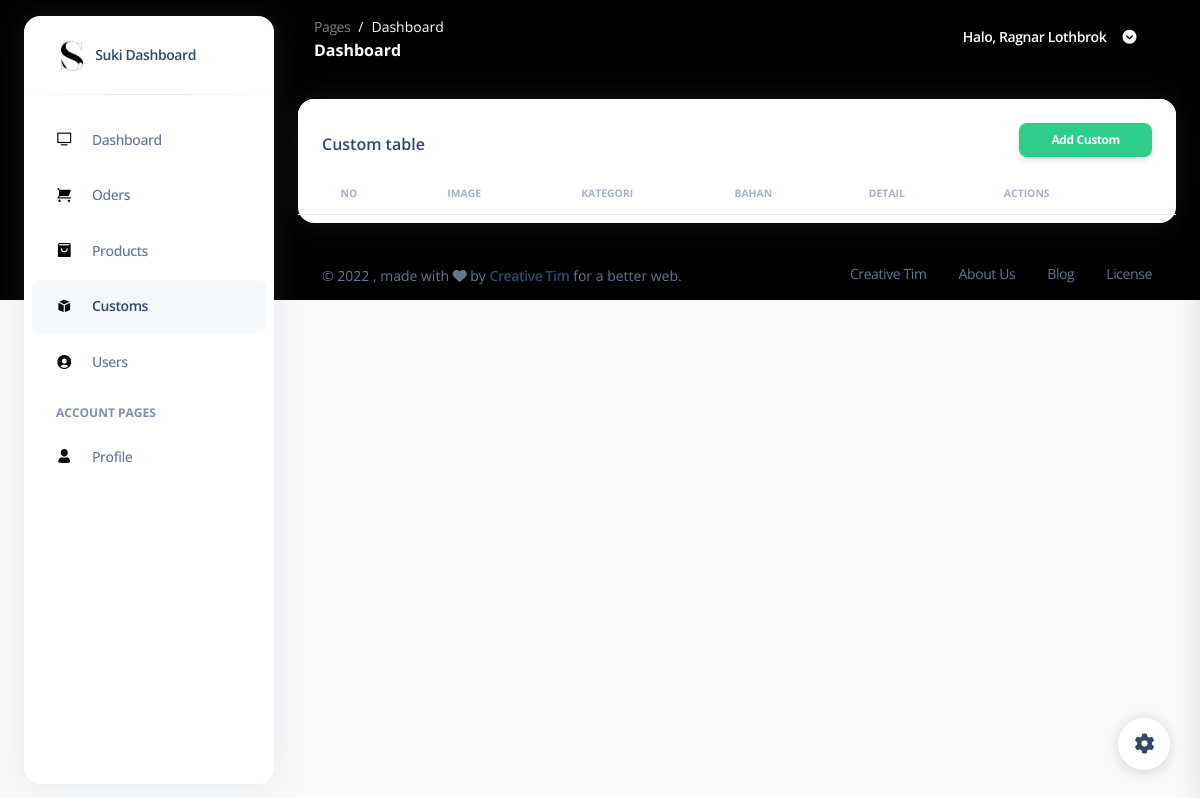
Page /pages/customs.view.php on the earlier database version.
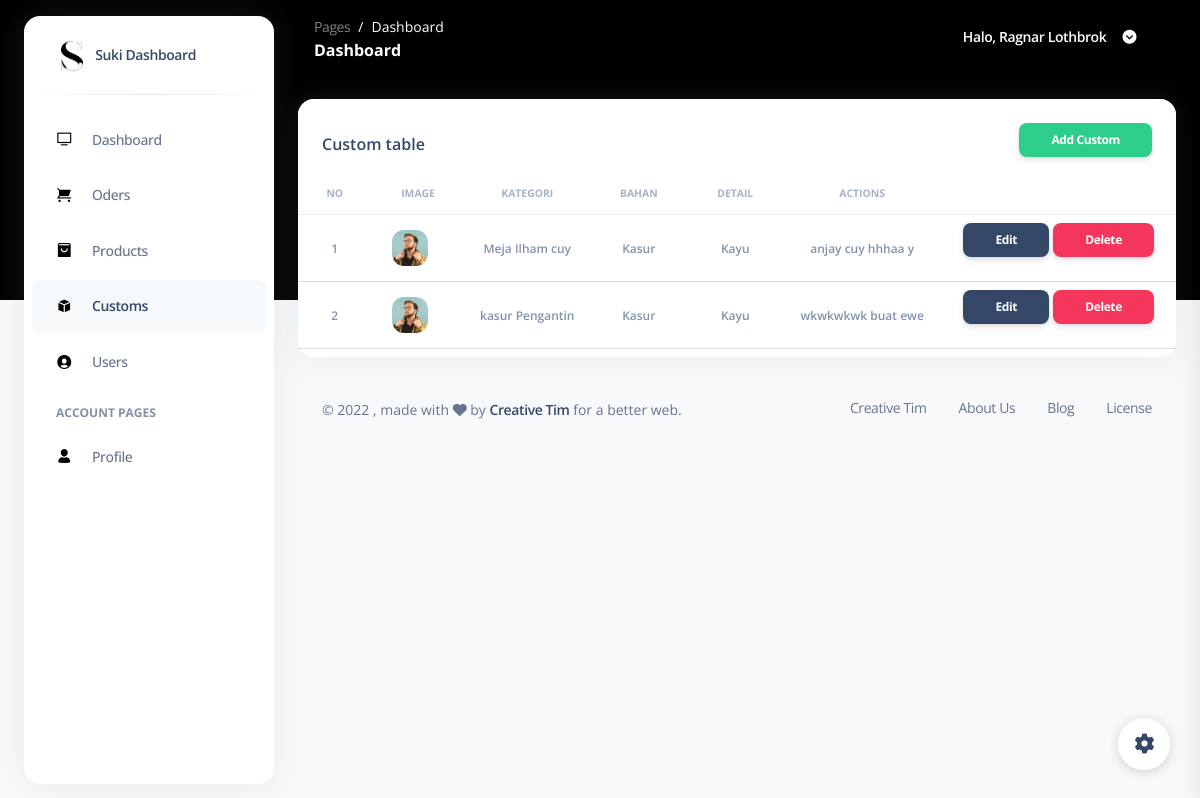
Same page on the later database version.
### tables this page shows
CREATE TABLE `tb_custom` (
  `id` int(2) NOT NULL,
  `image` varchar(1) NOT NULL,
  `nama` varchar(50) NOT NULL,
  `kategori` int(2) NOT NULL,
  `bahan` int(2) NOT NULL,
  `detail` varchar(1000) NOT NULL
);

CREATE TABLE `tb_kategori` (
  `id` int(2) NOT NULL,
  `nama` varchar(10) NOT NULL
);

CREATE TABLE `tb_bahan` (
  `id` int(2) NOT NULL,
  `bahan` varchar(10) NOT NULL
);

### pages/customs.view.php (the view, shortened to what this page needs)
<?php
require("./koneksi.php");
?>
<!DOCTYPE html>
<html lang="en">
<head>
  <link href="../assets/css/nucleo-icons.css" rel="stylesheet" />
  <link href="../assets/css/nucleo-svg.css" rel="stylesheet" />
  <link href="../assets/css/nucleo-svg.css" rel="stylesheet" />
  <link id="pagestyle" href="../assets/css/argon-dashboard.css" rel="stylesheet" />
</head>
<body class="g-sidenav-show bg-gray-100">
  <aside class="sidenav bg-white navbar navbar-vertical navbar-expand-xs border-0 border-radius-xl my-3 fixed-start ms-4" id="sidenav-main">
    <div class="sidenav-header">
      <a class="navbar-brand m-0" href="/pages/dashboard.html">
        <img src="../assets/images/icon.png" class="navbar-brand-img h-100" alt="main_logo" />
        <span class="ms-1 font-weight-bold">Suki Dashboard</span>
      </a>
    </div>
    <hr class="horizontal dark mt-0" />
    <div class="collapse navbar-collapse w-auto" id="sidenav-collapse-main">
      <ul class="navbar-nav">
        <li class="nav-item">
          <a class="nav-link" href="./dashboard.view.php">
            <div class="icon icon-shape icon-sm border-radius-md text-center me-2 d-flex align-items-center justify-content-center">
              <i class="ni ni-tv-2 text-warning text-sm opacity-10"></i>
            </div>
            <span class="nav-link-text ms-1">Dashboard</span>
          </a>
        </li>
        <li class="nav-item">
          <a class="nav-link" href="./orders.view.php">
            <div class="icon icon-shape icon-sm border-radius-md text-center me-2 d-flex align-items-center justify-content-center">
              <i class="ni ni-cart text-warning text-sm opacity-10"></i>
            </div>
            <span class="nav-link-text ms-1">Oders</span>
          </a>
        </li>
        <li class="nav-item">
          <a class="nav-link" href="./products.view.php">
            <div class="icon icon-shape icon-sm border-radius-md text-center me-2 d-flex align-items-center justify-content-center">
              <i class="ni ni-bag-17 text-warning text-sm opacity-10"></i>
            </div>
            <span class="nav-link-text ms-1">Products</span>
          </a>
        </li>
        <li class="nav-item">
          <a class="nav-link active" href="./customs.view.php">
            <div class="icon icon-shape icon-sm border-radius-md text-center me-2 d-flex align-items-center justify-content-center">
              <i class="ni ni-app text-warning text-sm opacity-10"></i>
            </div>
            <span class="nav-link-text ms-1">Customs</span>
          </a>
        </li>
        <li class="nav-item">
          <a class="nav-link" href="./users.view.php">
            <div class="icon icon-shape icon-sm border-radius-md text-center me-2 d-flex align-items-center justify-content-center">
              <i class="ni ni-circle-08 text-warning text-sm opacity-10"></i>
            </div>
            <span class="nav-link-text ms-1">Users</span>
          </a>
        </li>
        <li class="nav-item mt-3">
          <h6 class="ps-4 ms-2 text-uppercase text-xs font-weight-bolder opacity-6">
            Account pages
          </h6>
        </li>
        <li class="nav-item">
          <a class="nav-link" href="./profile.view.php">
            <div class="icon icon-shape icon-sm border-radius-md text-center me-2 d-flex align-items-center justify-content-center">
              <i class="ni ni-single-02 text-warning text-sm opacity-10"></i>
            </div>
            <span class="nav-link-text ms-1">Profile</span>
          </a>
        </li>
      </ul>
    </div>
  </aside>
  <main class="main-content position-relative border-radius-lg">
    <nav class="navbar navbar-main navbar-expand-lg px-0 mx-4 shadow-none border-radius-xl" id="navbarBlur" data-scroll="false">
      <div class="container-fluid py-1 px-3">
        <nav aria-label="breadcrumb">
          <ol class="breadcrumb bg-transparent mb-0 pb-0 pt-1 px-0 me-sm-6 me-5">
            <li class="breadcrumb-item text-sm">
              <a class="opacity-5 text-white" href="javascript:;">Pages</a>
            </li>
            <li class="breadcrumb-item text-sm text-white active" aria-current="page">
              Dashboard
            </li>
          </ol>
          <h6 class="font-weight-bolder text-white mb-0">Dashboard</h6>
        </nav>
        <div class="collapse navbar-collapse mt-sm-0 mt-2 me-md-0 me-sm-4" id="navbar">
          <ul class="ms-md-auto pe-md-3 d-flex align-items-center navbar-nav justify-content-end">
            <li class="nav-item px-3 d-flex align-items-center">
              <a href="javascript:;" class="nav-link text-white font-weight-bold px-0">
                <span class="d-sm-inline d-none">Halo, Ragnar Lothbrok</span>
              </a>
            </li>
            <li class="nav-item dropdown pe-2 d-flex align-items-center">
              <a href="javascript:;" class="nav-link text-white p-0" id="dropdownMenuButton" data-bs-toggle="dropdown" aria-expanded="false">
                <i class="fa fa-chevron-circle-down cursor-pointer"></i>
              </a>
            </li>
          </ul>
        </div>
      </div>
    </nav>
    <div class="container-fluid py-4">
      <div class="row">
        <div class="col-12">
          <div class="card mb-4">
            <div class="card-header pb-0">
              <div class="d-flex align-items-center">
                <h6>Custom table</h6>
                <button class="btn btn-success btn-sm ms-auto " data-modal-target="#modal-add">
                  Add Custom
                </button>
              </div>
            </div>
            <div class="card-body px-0 pt-0 pb-2">
              <div class="table-responsive p-0">
                <table class="table align-items-center mb-0">
                  <thead>
                    <tr>
                      <th class="text-center text-uppercase text-secondary text-xxs font-weight-bolder opacity-7">
                        No
                      </th>
                      <th class="text-center text-uppercase text-secondary text-xxs font-weight-bolder opacity-7">
                        Image
                      </th>
                      <th class="text-center text-uppercase text-secondary text-xxs font-weight-bolder opacity-7">
                        Kategori
                      </th>
                      <th class="text-center text-uppercase text-secondary text-xxs font-weight-bolder opacity-7">
                        Bahan
                      </th>
                      <th class="text-center text-uppercase text-secondary text-xxs font-weight-bolder opacity-7">
                        Detail
                      </th>
                      <th class="text-center text-uppercase text-secondary text-xxs font-weight-bolder opacity-7">
                        Actions
                      </th>
                      <th></th>
                    </tr>
                  </thead>
                  <?php
                  $query  = "SELECT tb_custom.id, tb_custom.nama, tb_kategori.nama AS kategori, tb_bahan.bahan AS bahan, tb_custom.detail FROM tb_custom INNER JOIN tb_bahan ON tb_custom.bahan=tb_bahan.id INNER JOIN tb_kategori ON tb_custom.kategori=tb_kategori.id;";
                  $result = mysqli_query($koneksi, $query);
                  $no     = 1;
                  while ($row = mysqli_fetch_array($result)) {
                    $customName   = $row['nama'];
                    $customKategori  = $row['kategori'];
                    $customBahan  = $row['bahan'];
                    $customDetail = $row['detail'];
                  ?>
                    <tbody>
                      <tr>
                        <td class="align-middle text-center">
                          <span class="text-secondary text-xs font-weight-bold"><?php echo $no; ?></span>
                        </td>
                        <td class="align-middle text-center">
                          <img src="../assets/img/team-3.jpg" class="avatar avatar-sm me-3" alt="user1" />
                        </td>
                        <td class="align-middle text-center">
                          <span class="text-secondary text-xs font-weight-bold"><?php echo $customName; ?></span>
                        </td>
                        <td class="align-middle text-center">
                          <span class="text-secondary text-xs font-weight-bold"><?php echo $customKategori; ?></span>
                        </td>
                        <td class="align-middle text-center">
                          <span class="text-secondary text-xs font-weight-bold"><?php echo $customBahan; ?></span>
                        </td>
                        <td class="align-middle text-center">
                          <span class="text-secondary text-xs font-weight-bold"><?php echo $customDetail; ?></span>
                        </td>
                        <td class="align-middle text-center">
                          <button class="btn btn-dark btn-sm ms-auto" data-modal-target="#modal-edit<?= $row['id'] ?>">Edit</button>
                          <button class="btn btn-danger btn-sm ms-auto" data-modal-target="#modal-delete<?= $row['id'] ?>">Delete</button>
                        </td>
                      </tr>
              </div>
            <?php
                    $no++;
                  } ?>
            </table>
            </div>
          </div>
        </div>
      </div>
    </div>
    <footer class="footer pt-3">
      <div class="container-fluid">
        <div class="row align-items-center justify-content-lg-between">
          <div class="col-lg-6 mb-lg-0 mb-4">
            <div class="copyright text-center text-sm text-muted text-lg-start">
              ©
              , made with <i class="fa fa-heart"></i> by
              <a href="https://www.creative-tim.com" class="font-weight-bold" target="_blank">Creative Tim</a>
              for a better web.
            </div>
          </div>
          <div class="col-lg-6">
            <ul class="nav nav-footer justify-content-center justify-content-lg-end">
              <li class="nav-item">
                <a href="https://www.creative-tim.com" class="nav-link text-muted" target="_blank">Creative Tim</a>
              </li>
              <li class="nav-item">
                <a href="https://www.creative-tim.com/presentation" class="nav-link text-muted" target="_blank">About Us</a>
              </li>
              <li class="nav-item">
                <a href="https://www.creative-tim.com/blog" class="nav-link text-muted" target="_blank">Blog</a>
              </li>
              <li class="nav-item">
                <a href="https://www.creative-tim.com/license" class="nav-link pe-0 text-muted" target="_blank">License</a>
              </li>
            </ul>
          </div>
        </div>
      </div>
    </footer>
    </div>
  </main>
  <div class="fixed-plugin">
    <a class="fixed-plugin-button text-dark position-fixed px-3 py-2">
      <i class="fa fa-cog py-2"> </i>
    </a>
  </div>
</body>
</html>

### assets/css/nucleo-svg.css (style rules this page uses)
.icon { display: inline-block; color: #111111; height: 1em; width: 1em; }
.icon-sm { height: 0.8em; width: 0.8em; }
.icon { fill: currentColor; stroke: none; }

Differences in the rows shown:
added tb_custom: nama "Meja Ilham cuy", kategori.nama "Kasur", bahan.bahan "Kayu", detail "anjay cuy hhhaa y"
added tb_custom: nama "kasur Pengantin", kategori.nama "Kasur", bahan.bahan "Kayu", detail "wkwkwkwk buat ewe"
